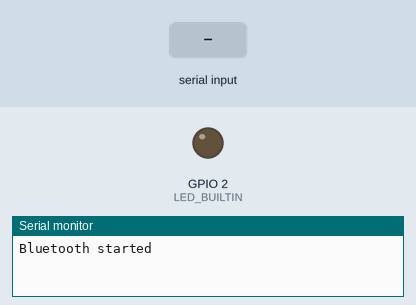
Bench run of a sketch on a simulated ESP32. On the bench: output pins drawn as LEDs (lit = HIGH), the last lines printed to the serial monitor. The test bench sets the inputs (shaded band). Nothing arrives over Bluetooth unless stated.

Above: at 1.2 s.
1.3 s: "turn on light" received over the second serial link
At 2.7 s:
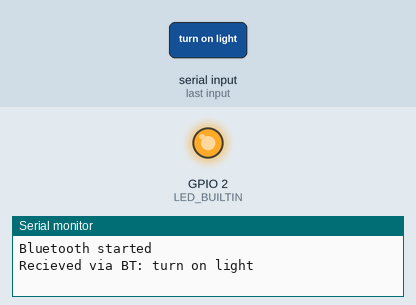
3.8 s: "turn off light" received over the second serial link
At 5.8 s:
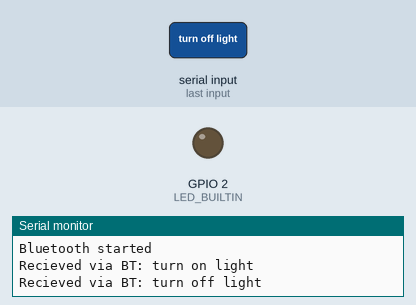
Timing chart, 0 to 7.3 s (numbered marks = the images above; inputs shaded):
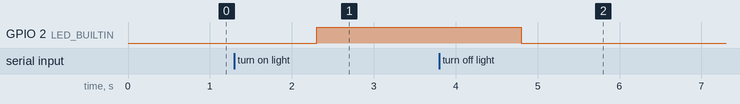

Measured:
- after the input at 1.3 s, GPIO 2 (LED_BUILTIN): LOW → HIGH after 1.0 s
- after the input at 3.8 s, GPIO 2 (LED_BUILTIN): HIGH → LOW after 1.0 s

The sketch:

esp32_bt2.ino
```cpp
#include<BluetoothSerial.h>
#define LED_BUILTIN 2
BluetoothSerial SerialBT;

void setup(){
  pinMode(LED_BUILTIN, OUTPUT);
  Serial.begin(115200);
  SerialBT.begin("ESP1");
  Serial.println("Bluetooth started");
}

void loop(){
  if(SerialBT.available()){
    String recieved = SerialBT.readString();
    Serial.println("Recieved via BT: "+ recieved);
    if(recieved == "turn on light"){
      digitalWrite(LED_BUILTIN, HIGH);
    }

    //Echo back the reciveed data
    SerialBT.println("Echo: "+ recieved);
    if(recieved == "turn off light"){
      digitalWrite(LED_BUILTIN, LOW);
    }

    delay(20);
  }
}
```
